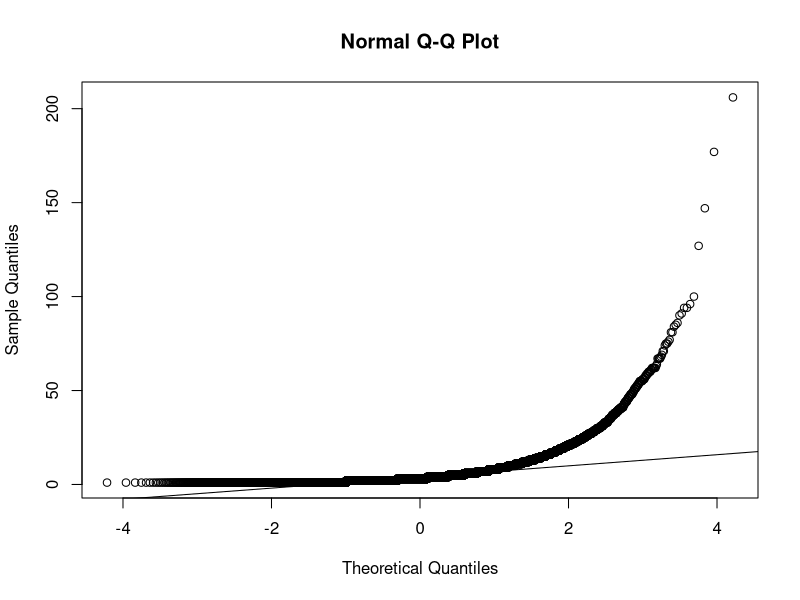
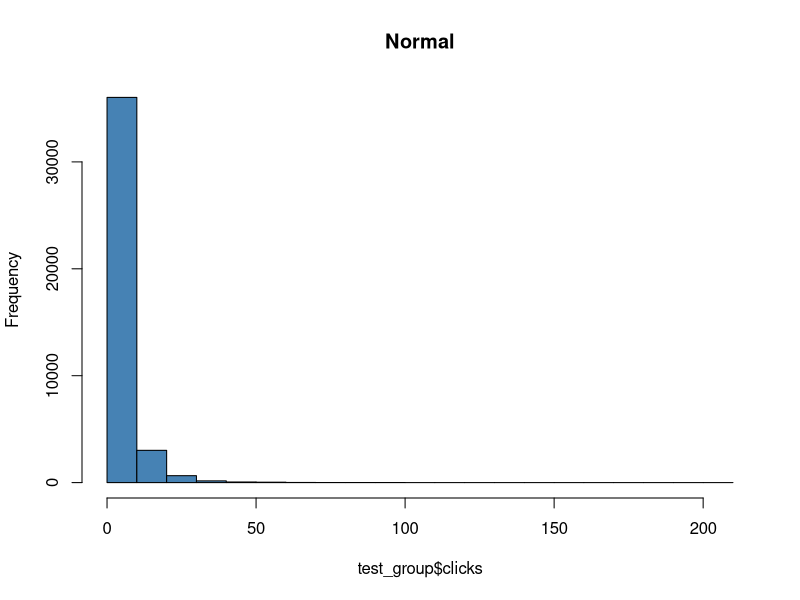
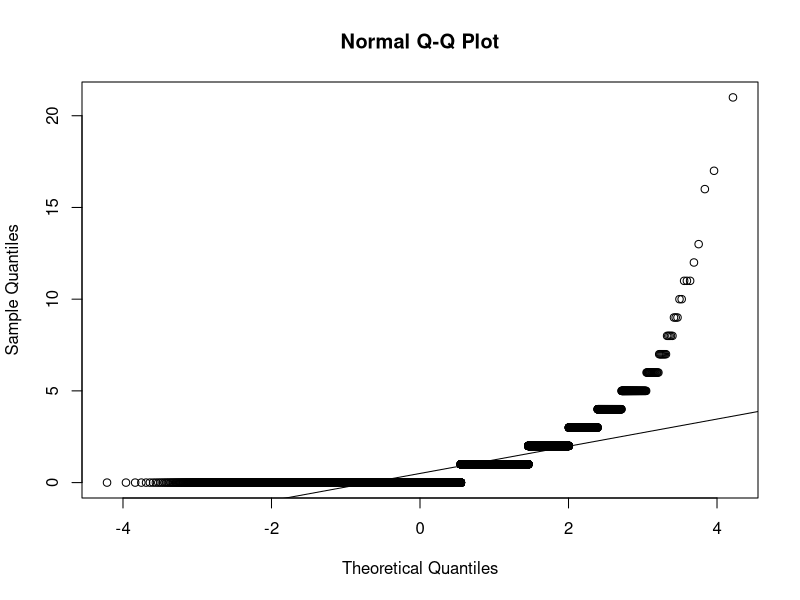
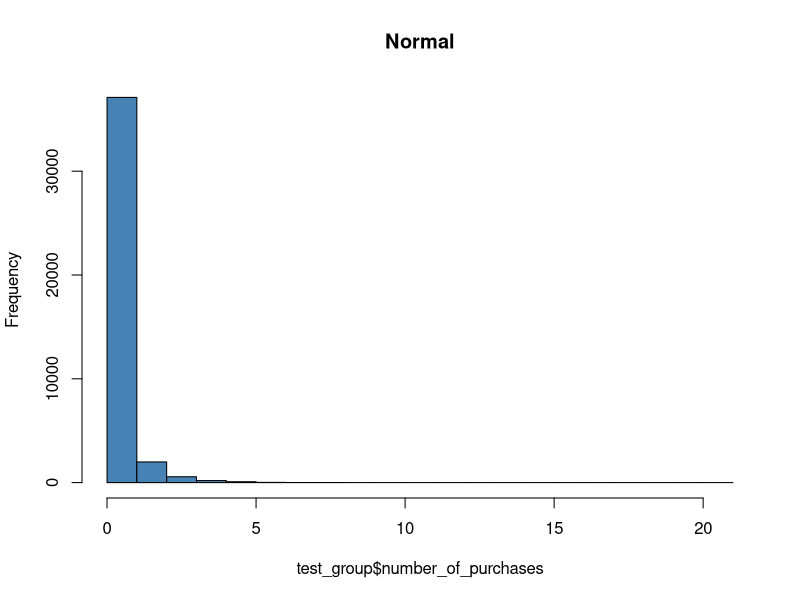
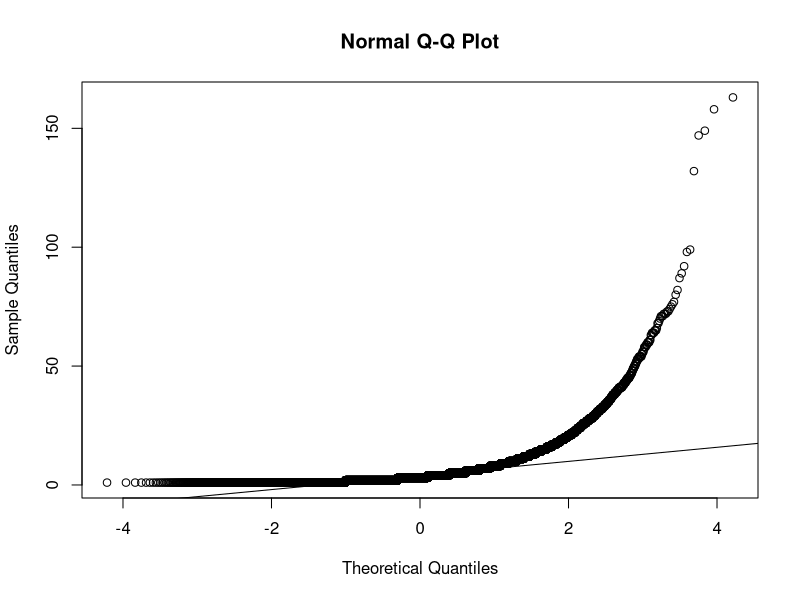
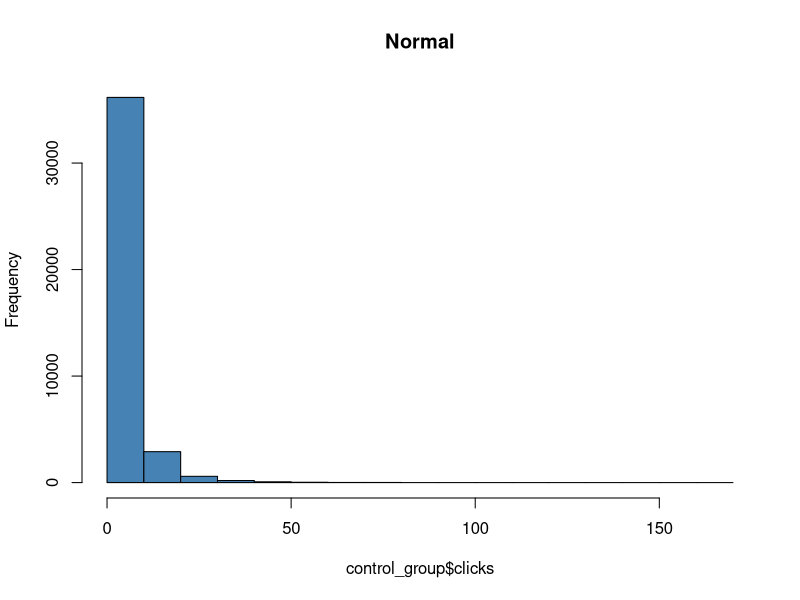
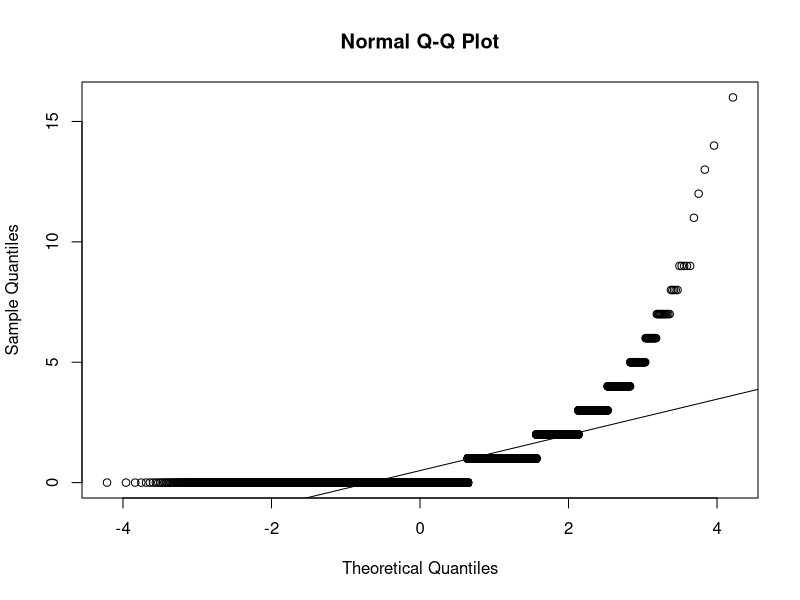
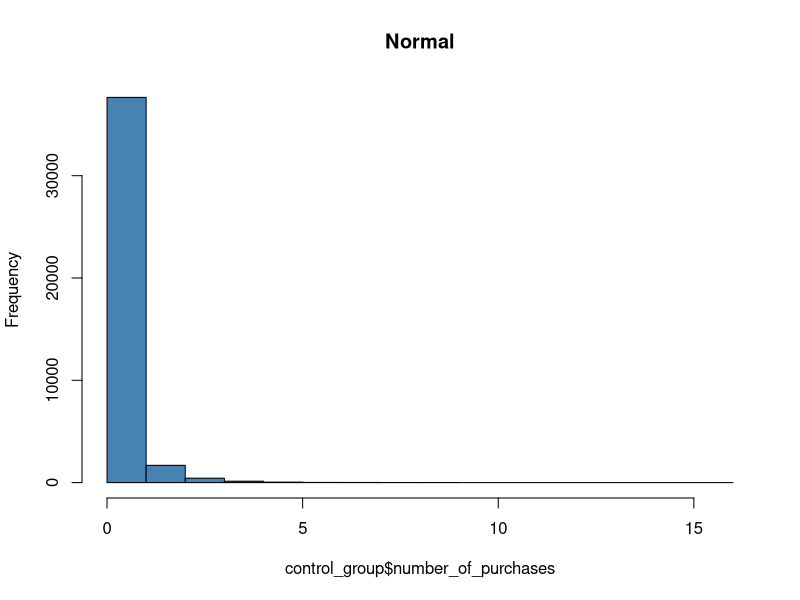

Write the R code that produced these figures, in order.
#install.packages("dplyr")
#install.packages("tidyverse")
#install.packages("ggplot2")
library(ggplot2)
library(dplyr)
library (tidyverse)
dir()
setwd("C:/Users/groshev.va/Desktop/ab")#Указываем директорию в которой лежит датасет

data = read.csv("ab_test_results_aggregated_views_clicks_6.csv")
names(data) <- c("user_id", "group", "clicks","number_of_purchases" )

#Выбираем контрольную группу, для подсчета базовой конверсии
control_group = filter(data, group == 'control')
test_group = filter(data, group == 'test')
#Подсчитываем базовую конверсию 
#Конверсия = (Количество успешных конверсий / Общее количество кликов) 
A_conversion = (sum(control_group$number_of_purchases) / sum(control_group$clicks))
#Конверсия = 0.0694
#Допустим, что мы хотим увеличить конверсию на 15%
mde = 0.15
target_conversion = A_conversion*mde + A_conversion
#Желаемая конверсия = 0,0867

#Считаем мощность теста при нашей выборке
power.prop.test(n = length( data$user_id), p1 = A_conversion, p2 = target_conversion, sig.level = 0.05, 
                alternative = "two.sided")
#Так как мощность = 1, мы можем утверждать, что вероятность того, что 
#тест покажет различия между тестовой и контрольной группами, при условии, что они действительно есть является 100%
#Это объясняется объемом датасета, обычно рекомендованная мощность равна 0,8
power.prop.test( p1 = A_conversion, p2 = target_conversion, sig.level = 0.05, power = 0.8, 
                alternative = "two.sided")
#Нам бы хватило 9999 наблюдений, для проведения теста

B_conversion = (sum(test_group$number_of_purchases) / sum(test_group$clicks))#0.0799
dif_conv = (B_conversion - A_conversion)/A_conversion 
#Конверсия увеличилась более чем на 15% желаемых процентов, при мощности теста = 1
#уже можно считать, что мы победили 
#Проверим наши данные на нормальность распределений

qqnorm(test_group$clicks)
qqline(test_group$clicks)
hist(test_group$clicks, col='steelblue', main='Normal')

qqnorm(test_group$number_of_purchases)
qqline(test_group$number_of_purchases)
hist(test_group$number_of_purchases, col='steelblue', main='Normal')

qqnorm(control_group$clicks)
qqline(control_group$clicks)
hist(control_group$clicks, col='steelblue', main='Normal')

qqnorm(control_group$number_of_purchases)
qqline(control_group$number_of_purchases)
hist(control_group$number_of_purchases, col='steelblue', main='Normal')
#Исходя из графиков выше, можно сделать вывод о ненормальности распределения

#Проводим не параметрические тесты, т.к. распределение не нормальное
#Например, критерий Манна-Уитни
#H0 - Нет статистически значимой разницы между группами A и B.
#H1 - Существует статистически значимая разница между группами A и B.
wilcox.test(test_group$clicks, control_group$clicks)
#Так как p-value = 0.3838,что более 0,05 то у нас недостаточно оснований для отвержения
#нулевой гипотезы (количество кликов поменялось на статистически не значимую величину)
wilcox.test(test_group$number_of_purchases, control_group$number_of_purchases)
#Так как p-value < 2.2e-16,что менее 0,05 то мы отвергаем нулевую гипотезу в пользу альтернативной
#Это означает, что есть статистически значимые различия между группами.

#Визуализация 
#Boxplot, отражает распределение данных
boxplot(test_group$clicks,test_group$number_of_purchases)
boxplot(control_group$clicks,control_group$number_of_purchases)
#Визуализируем количественную разницу 
clicks_bar = tapply(data$clicks, data$group, sum)
purchases_bar =tapply(data$number_of_purchases, data$group, sum)

barplot(height =clicks_bar, col = 'blue', xlab = "Groups", ylab = "Count clicks")
barplot(height =purchases_bar, col = 'blue',xlab = "Groups", ylab = "Count purchases")
